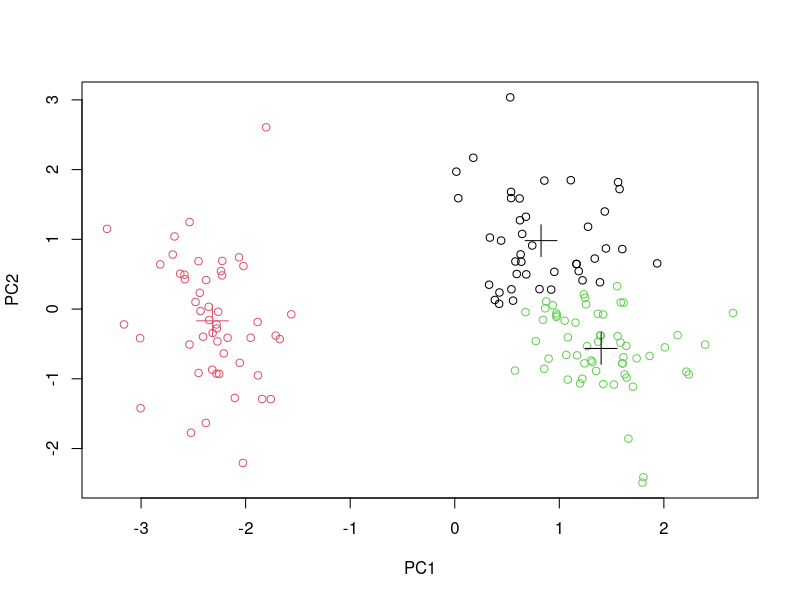

R code for this plot:
iris.values = scale(log(iris[, 1:4]))
iris.prcomp = prcomp(iris.values)
iris.predicted = predict(iris.prcomp)[,1:2]
result = kmeans(iris.predicted, 3, iter.max = 1000, nstart = 3)
plot(iris.predicted, col = result$cluster)
points(result$centers, col = 1:2, pch = 3, cex = 3)
